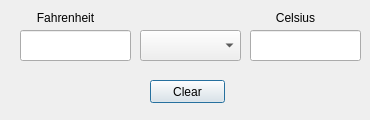
<?xml version="1.0" encoding="UTF-8"?>
<ui version="4.0">
 <class>Temperature</class>
 <widget class="QDialog" name="Temperature">
  <property name="geometry">
   <rect>
    <x>0</x>
    <y>0</y>
    <width>370</width>
    <height>120</height>
   </rect>
  </property>
  <property name="windowTitle">
   <string>Temperature</string>
  </property>
  <widget class="QLineEdit" name="lineEdit_T_Left">
   <property name="geometry">
    <rect>
     <x>20</x>
     <y>30</y>
     <width>111</width>
     <height>31</height>
    </rect>
   </property>
  </widget>
  <widget class="QLineEdit" name="lineEdit_T_right">
   <property name="geometry">
    <rect>
     <x>250</x>
     <y>30</y>
     <width>111</width>
     <height>31</height>
    </rect>
   </property>
  </widget>
  <widget class="QComboBox" name="comboBoxTemperature">
   <property name="geometry">
    <rect>
     <x>140</x>
     <y>30</y>
     <width>101</width>
     <height>31</height>
    </rect>
   </property>
  </widget>
  <widget class="QLabel" name="label_Left">
   <property name="geometry">
    <rect>
     <x>10</x>
     <y>10</y>
     <width>111</width>
     <height>16</height>
    </rect>
   </property>
   <property name="text">
    <string>Fahrenheit</string>
   </property>
   <property name="alignment">
    <set>Qt::AlignCenter</set>
   </property>
  </widget>
  <widget class="QLabel" name="label_Right">
   <property name="geometry">
    <rect>
     <x>240</x>
     <y>10</y>
     <width>111</width>
     <height>16</height>
    </rect>
   </property>
   <property name="text">
    <string>Celsius</string>
   </property>
   <property name="alignment">
    <set>Qt::AlignCenter</set>
   </property>
  </widget>
  <widget class="QPushButton" name="pushButton_clearTemper">
   <property name="geometry">
    <rect>
     <x>150</x>
     <y>80</y>
     <width>75</width>
     <height>23</height>
    </rect>
   </property>
   <property name="text">
    <string>Clear</string>
   </property>
  </widget>
 </widget>
 <resources/>
 <connections/>
</ui>
